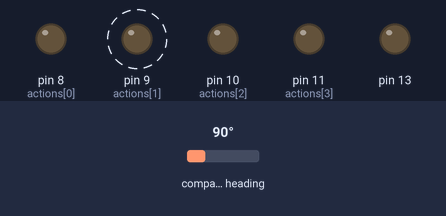
Simulated run of this sketch. Board: Arduino Uno, built with avr-gcc and run on an emulated ATmega328P. Shown: output pins drawn as LEDs (lit = HIGH). Dashed ring = blinking. Inputs (shaded band) come from the test bench; at power-on: compass heading 90°.

Above: at 1.6 s.
1.7 s: compass heading set to 10°
5.2 s: compass heading set to 7°
At 6.8 s:
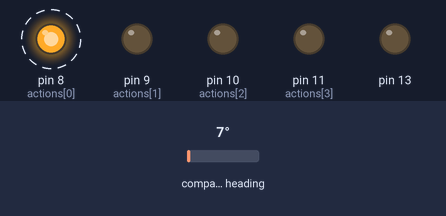
11.2 s: compass heading set to 180°
At 12.8 s:
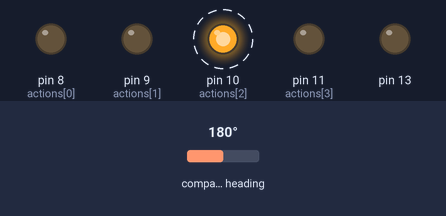
17.2 s: compass heading set to 193°
At 18.8 s:
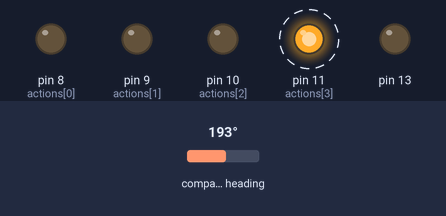
23.2 s: compass heading set to 90°
At 24.8 s:
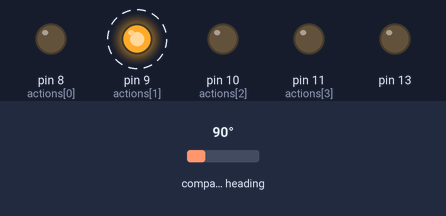
29.2 s: compass heading set to 105°
At 31.7 s:
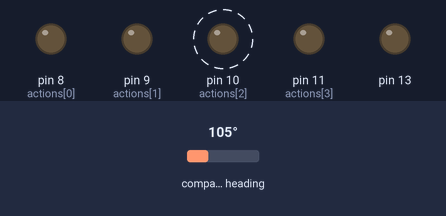
Timing chart, 0 to 36.2 s (numbered marks = the images above; inputs shaded):
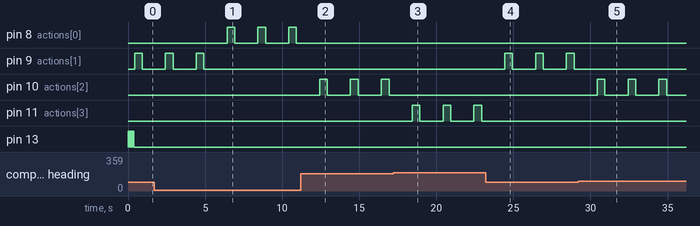

Measured:
- the behaviour switches between 9 and 8° on compass heading (found by bisection; images 0 and 1)
- the behaviour switches between 188 and 189° on compass heading (found by bisection; images 2 and 3)
- the behaviour switches between 98 and 99° on compass heading (found by bisection; images 4 and 5)
- after the input at 5.2 s, pin 8 (actions[0]): alternates HIGH for 0.50 s and LOW for 1.5 s, starting after 1.2 s; pin 9 (actions[1]): stops changing and stays LOW
- after the input at 11.2 s, pin 8 (actions[0]): stops changing and stays LOW; pin 10 (actions[2]): alternates HIGH for 0.50 s and LOW for 1.5 s, starting after 1.2 s
- after the input at 17.2 s, pin 10 (actions[2]): stops changing and stays LOW; pin 11 (actions[3]): alternates HIGH for 0.50 s and LOW for 1.5 s, starting after 1.2 s
- after the input at 23.2 s, pin 9 (actions[1]): alternates HIGH for 0.50 s and LOW for 1.5 s, starting after 1.2 s; pin 11 (actions[3]): stops changing and stays LOW
- after the input at 29.2 s, pin 9 (actions[1]): stops changing and stays LOW; pin 10 (actions[2]): alternates HIGH for 0.50 s and LOW for 1.5 s, starting after 1.2 s

The sketch:

HapticCompass.ino
```cpp
#include <Wire.h>
#include <Adafruit_Sensor.h>
#include <Adafruit_HMC5883_U.h>
#include <LowPower.h>

/* Assign a unique ID to this sensor at the same time */
Adafruit_HMC5883_Unified mag = Adafruit_HMC5883_Unified(12345);
sensors_event_t event;
float heading;
float headingDegrees;

/*
 * Parameters
 */
float declinationAngle = 7.7;
int actions[] = {8,9,10,11};
int actionTime = 500; // milliseconds
boolean hardwareTest = false;
boolean debug = false;
boolean serial_singleton = false;

void serialSingleton(){
  if(!serial_singleton){
    Serial.begin(9600);
    serial_singleton = true;
  }
}

void displayReadings(){
  serialSingleton();
  Serial.print("X: "); Serial.print(event.magnetic.x); Serial.print("  ");
  Serial.print("Y: "); Serial.print(event.magnetic.y); Serial.print("  ");
  Serial.print("Z: "); Serial.print(event.magnetic.z); Serial.print("  ");Serial.println("uT");
}

void act(float headingDegrees){
  int spot = (int) (headingDegrees * ((sizeof(actions)/sizeof(int))) / 360);

  if(debug){
    serialSingleton();
    Serial.println(spot);
    Serial.println(headingDegrees);
    Serial.println();
    delay(100);
  }


  digitalWrite(actions[spot], HIGH);
  delay(actionTime);
  digitalWrite(actions[spot], LOW);

}

void emergency(){
  pinMode(13, OUTPUT);
  while(true){
    digitalWrite(13, HIGH);
    delay(50);
    digitalWrite(13, LOW);
    delay(50);
  }

  }

void setup() {

  pinMode(13, OUTPUT);
  for(int i=0 ; i < 3 ; ++i){
    digitalWrite(13, HIGH);
    delay(100);
    digitalWrite(13, LOW);
    delay(40);
  }

  if(!mag.begin()){
    serialSingleton();
    Serial.println("Check Wiring!");
    emergency();
  }

  for(int i=0 ; i < (sizeof(actions)/sizeof(int)) ; ++i){
    pinMode(actions[i], OUTPUT);
  }
}

void loop() {
  mag.getEvent(&event);

  if(hardwareTest){
    displayReadings();
  }

  heading = atan2(event.magnetic.y, event.magnetic.x) + declinationAngle;

  // Correct for when signs are reversed.
  if(heading < 0)
    heading += 2*PI;

  // Check for wrap due to addition of declination.
  if(heading > 2*PI)
    heading -= 2*PI;

  // Convert radians to degrees for readability.
  headingDegrees = heading * 180/M_PI;

  //Serial.println(headingDegrees);
  act(headingDegrees);

  LowPower.idle(SLEEP_1S, ADC_OFF, TIMER2_OFF, TIMER1_OFF, TIMER0_OFF, SPI_OFF, USART0_OFF, TWI_OFF);
  LowPower.idle(SLEEP_500MS, ADC_OFF, TIMER2_OFF, TIMER1_OFF, TIMER0_OFF, SPI_OFF, USART0_OFF, TWI_OFF);
  // "TWI_OFF" turns off Wire\I2C. could mess with magnometer...

}
```
